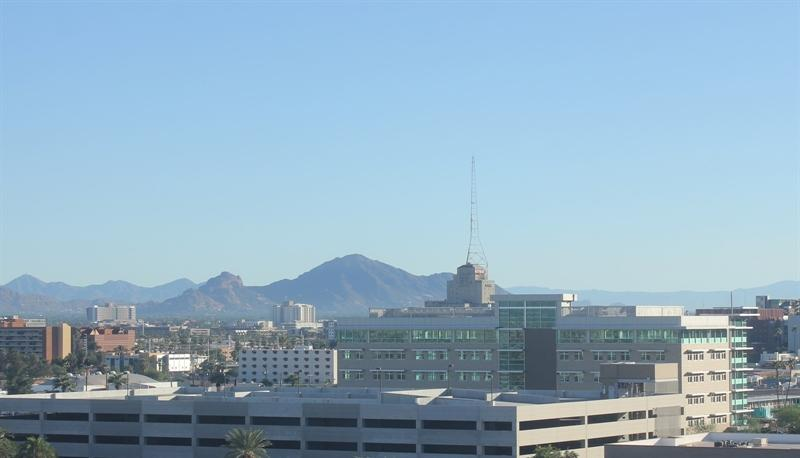
#> input picture day & night classification/images/test/day/20151101_152050.jpg, 800 x 458 px; its folder holds only this picture in this run
$ python classifier.py
#> lines starting #> are read from the running program, lines starting #| are printed output that depends on the picture
import cv2
import numpy as np
import matplotlib.pyplot as plt
import matplotlib.image as mpimg
import glob
import os

def load_data(dir):
#> called with dir = 'images/training/'
	im_list= []
	labels = ['day', 'night']

	for label in labels:
		for file in glob.glob(os.path.join(dir, label, "*")):

			image = mpimg.imread(file)
#> image is the input picture: shape (458, 800, 3); mean R, G, B 145.1, 173.9, 193.1

			if not image is None:
				im_list.append((image, label))

	return im_list

def preprocessing(images):
	stand_list = []

	for image_data in images:
		image = image_data[0]
		label = image_data[1]

		label_n = encoding(label)
		image_n = resizing(image)

		stand_list.append((image_n, label_n))

	return stand_list

def resizing(image):
	cv2.resize(image, (1100,600))

	return image

def encoding(label):
	return (label == 'day')

def avg_brightness(rgb_image):

    hsv = cv2.cvtColor(rgb_image, cv2.COLOR_RGB2HSV)

    sum_brightness = np.sum(hsv[:,:,2])


    avg = sum_brightness/(len(rgb_image)*len(rgb_image[0]))

    return avg

def estimated_image(image, threshold):
    avg = avg_brightness(image)

    return avg > threshold

def accuracy(number_correct_images, total_images):
    print('accuracy : ', (number_correct_images/ total_images) * 100, '%')

def train(images, threshold):
    correct_class = 0
    for image_data in images:
        image = image_data[0]
        label = image_data[1]

        extimated_label = estimated_image(image, threshold)

        correct_class += (extimated_label == label)
    return correct_class

def getThreshold(images):
	max_night_avg = 0
	min_day_avg = 255

	for image in images:
		avg = avg_brightness(image[0])
		if image[1] == 1 and min_day_avg > avg:
			min_day_avg = avg
		elif image[1] == 0 and max_night_avg < avg:
			max_night_avg = avg

	return np.mean([max_night_avg, min_day_avg])

image_dir_training = "images/training/"
image_dir_test = "images/test/"

IMAGE_LIST = load_data(image_dir_training)
#> IMAGE_LIST = 1 item
IMAGE_LIST_TEST = load_data(image_dir_test)
#> IMAGE_LIST_TEST = 1 item

STANDARDIZED_LIST = preprocessing(IMAGE_LIST)
#> the loop in preprocessing, `for image_data in images:` made 1 pass
#> (label, label_n) on pass 1: ('day', True)
#> STANDARDIZED_LIST = 1 item
STANDARDIZED_LIST_TEST = preprocessing(IMAGE_LIST_TEST)
#> the loop in preprocessing (call 2), `for image_data in images:` made 1 pass
#> STANDARDIZED_LIST_TEST = 1 item

image_num = 0
test_im = STANDARDIZED_LIST[image_num][0]
test_label = STANDARDIZED_LIST[image_num][1]
#> test_label = True

hsv = cv2.cvtColor(test_im, cv2.COLOR_RGB2HSV)
#> hsv: shape (458, 800, 3); mean H, S, V 97.2, 65.1, 194.3

h = hsv[:,:,0]
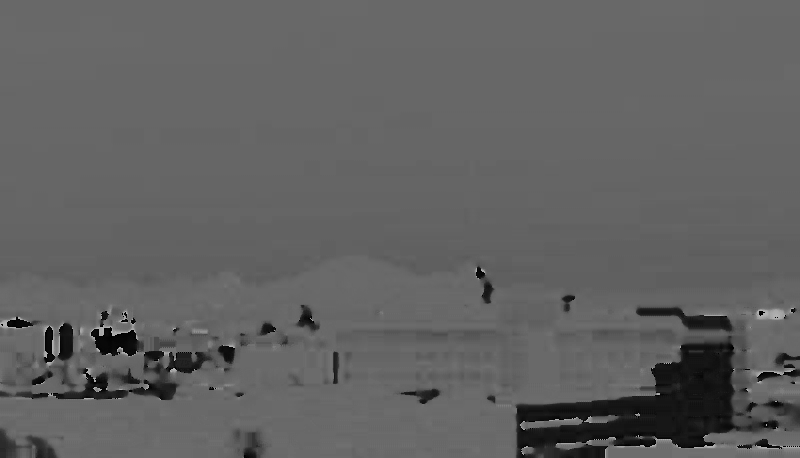
#> h: shape (458, 800); min 0, max 179, mean 97.2
s = hsv[:,:,1]
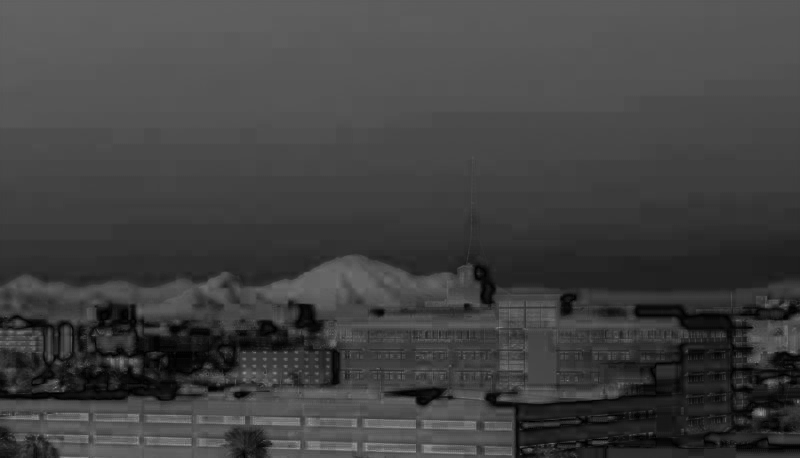
#> s: shape (458, 800); min 0, max 152, mean 65.1
v = hsv[:,:,2]
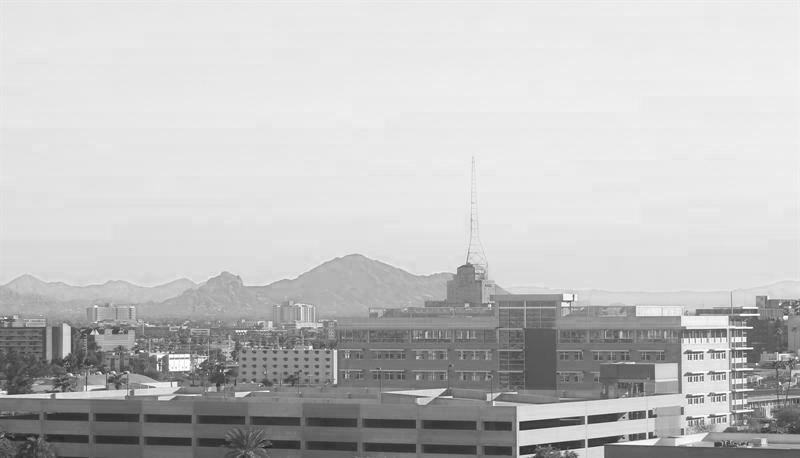
#> v: shape (458, 800); min 29, max 255, mean 194.3

f, (ax1, ax2, ax3, ax4) = plt.subplots(1, 4, figsize=(20,10))
ax1.set_title('Standardized image')
ax1.imshow(test_im)
ax2.set_title('H channel')
ax2.imshow(h, cmap='gray')
ax3.set_title('S channel')
ax3.imshow(s, cmap='gray')
ax4.set_title('V channel')
ax4.imshow(v, cmap='gray')


threshold = getThreshold(STANDARDIZED_LIST)
#> the loop in getThreshold, `for image in images:` made 1 pass
#> (sum_brightness in avg_brightness, avg, min_day_avg) on pass 1: (71192436, 194.3, 194.3)
#> after the loop in getThreshold, `for image in images:`: max_night_avg = 0; min_day_avg = 194.3
#> threshold = 97.15
correct = train(STANDARDIZED_LIST, threshold)
#> the loop in train, `for image_data in images:` made 1 pass
#> (label, extimated_label, correct_class) on pass 1: (True, True, 1)
#> after the loop in train, `for image_data in images:`: correct_class = 1
#> correct = 1
accuracy(correct, len(STANDARDIZED_LIST))
#| accuracy :  100.0 %

correct = train(STANDARDIZED_LIST_TEST, threshold)
#> the loop in train (call 2), `for image_data in images:` made 1 pass
accuracy(correct, len(STANDARDIZED_LIST_TEST))
#| accuracy :  100.0 %
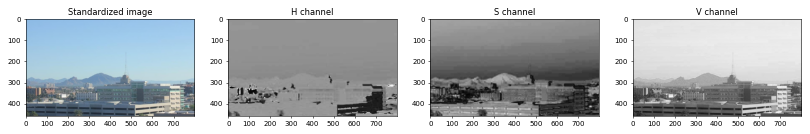
#> figure drawn by matplotlib, 4 panels
